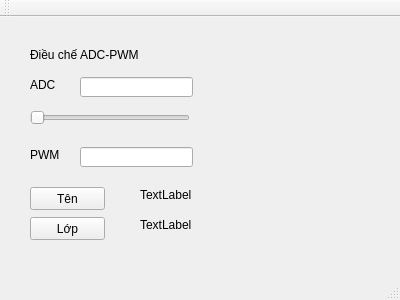
<?xml version="1.0" encoding="UTF-8"?>
<ui version="4.0">
 <class>MainWindow</class>
 <widget class="QMainWindow" name="MainWindow">
  <property name="geometry">
   <rect>
    <x>0</x>
    <y>0</y>
    <width>400</width>
    <height>300</height>
   </rect>
  </property>
  <property name="windowTitle">
   <string>MainWindow</string>
  </property>
  <widget class="QWidget" name="centralWidget">
   <widget class="QLabel" name="label">
    <property name="geometry">
     <rect>
      <x>30</x>
      <y>30</y>
      <width>131</width>
      <height>16</height>
     </rect>
    </property>
    <property name="text">
     <string>Điều chế ADC-PWM</string>
    </property>
   </widget>
   <widget class="QLabel" name="label_2">
    <property name="geometry">
     <rect>
      <x>30</x>
      <y>60</y>
      <width>131</width>
      <height>16</height>
     </rect>
    </property>
    <property name="text">
     <string>ADC</string>
    </property>
   </widget>
   <widget class="QLabel" name="label_3">
    <property name="geometry">
     <rect>
      <x>30</x>
      <y>130</y>
      <width>131</width>
      <height>16</height>
     </rect>
    </property>
    <property name="text">
     <string>PWM</string>
    </property>
   </widget>
   <widget class="QLineEdit" name="ADC">
    <property name="geometry">
     <rect>
      <x>80</x>
      <y>60</y>
      <width>113</width>
      <height>20</height>
     </rect>
    </property>
   </widget>
   <widget class="QLineEdit" name="PWM">
    <property name="geometry">
     <rect>
      <x>80</x>
      <y>130</y>
      <width>113</width>
      <height>20</height>
     </rect>
    </property>
   </widget>
   <widget class="QSlider" name="horizontalSlider">
    <property name="geometry">
     <rect>
      <x>30</x>
      <y>90</y>
      <width>160</width>
      <height>22</height>
     </rect>
    </property>
    <property name="maximum">
     <number>1023</number>
    </property>
    <property name="orientation">
     <enum>Qt::Horizontal</enum>
    </property>
   </widget>
   <widget class="QPushButton" name="pushButton">
    <property name="geometry">
     <rect>
      <x>30</x>
      <y>200</y>
      <width>75</width>
      <height>23</height>
     </rect>
    </property>
    <property name="text">
     <string>Lớp</string>
    </property>
   </widget>
   <widget class="QPushButton" name="pushButton_2">
    <property name="geometry">
     <rect>
      <x>30</x>
      <y>170</y>
      <width>75</width>
      <height>23</height>
     </rect>
    </property>
    <property name="text">
     <string>Tên</string>
    </property>
   </widget>
   <widget class="QLabel" name="ten">
    <property name="geometry">
     <rect>
      <x>140</x>
      <y>170</y>
      <width>141</width>
      <height>16</height>
     </rect>
    </property>
    <property name="text">
     <string>TextLabel</string>
    </property>
   </widget>
   <widget class="QLabel" name="lop">
    <property name="geometry">
     <rect>
      <x>140</x>
      <y>200</y>
      <width>131</width>
      <height>16</height>
     </rect>
    </property>
    <property name="text">
     <string>TextLabel</string>
    </property>
   </widget>
  </widget>
  <widget class="QMenuBar" name="menuBar">
   <property name="geometry">
    <rect>
     <x>0</x>
     <y>0</y>
     <width>400</width>
     <height>21</height>
    </rect>
   </property>
  </widget>
  <widget class="QToolBar" name="mainToolBar">
   <attribute name="toolBarArea">
    <enum>TopToolBarArea</enum>
   </attribute>
   <attribute name="toolBarBreak">
    <bool>false</bool>
   </attribute>
  </widget>
  <widget class="QStatusBar" name="statusBar"/>
 </widget>
 <layoutdefault spacing="6" margin="11"/>
 <resources/>
 <connections/>
</ui>
